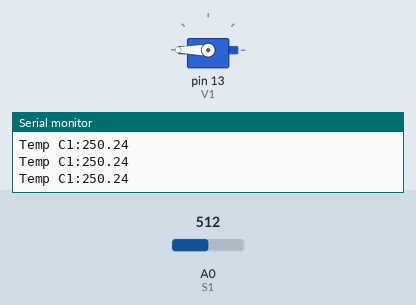
The sketch below on a simulated Arduino Uno, built with avr-gcc and run on an emulated ATmega328P. Shown: servo, the last lines printed to the serial monitor. Inputs (shaded band) come from the test bench; at power-on: A0 (S1) = 512.

Above: at 1.3 s.
1.4 s: A0 (S1) set to 55
2.9 s: A0 (S1) set to 47
At 3.7 s:
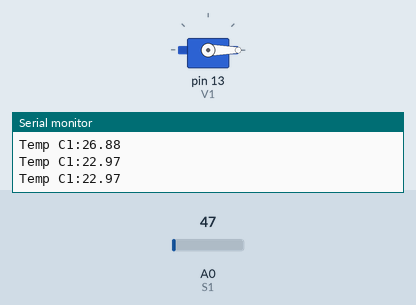
4.5 s: A0 (S1) set to 122
At 5.0 s:
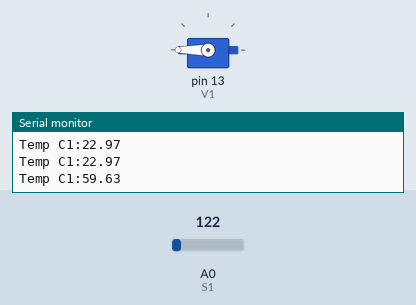
6.0 s: A0 (S1) set to 0
At 7.3 s:
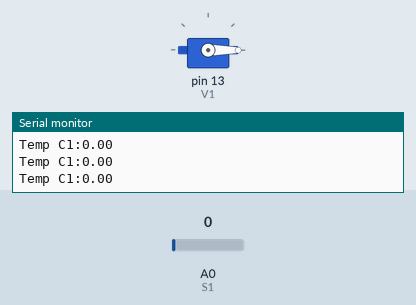
Timing chart, 0 to 8.5 s (numbered marks = the images above; inputs shaded):
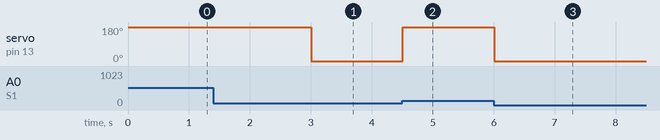

The sketch:

P8_sensor_motor.ino
```cpp
// activar los ductos del ventilador servomotor
// cuando la temp de un cuarto se encuenre por encima de los aceptada
// los ductos seran cerrados
#include<Servo.h>
Servo V1;

// son analogicos
int S1 = A0;

void setup() {

  V1.attach(13);
  Serial.begin(9600);

}
float tempS1;
float TempDeseadaC1 = 24;

void loop() {
  tempS1 = 5.0 * analogRead(S1) * 100.0 / 1023.0;

  Serial.println("Temp C1:" + String(tempS1) );


  if (tempS1 > TempDeseadaC1) {
    V1.write(180);
  } else {
    V1.write(0);
  }

  delay (500);
}
```

Measured:
- the behaviour switches between 50 and 49 on A0 (S1) (found by bisection; images 0 and 1)
- after the input at 2.9 s, servo on pin 13 (V1): 180° → 0° after 0.10 s
- after the input at 4.5 s, servo on pin 13 (V1): 0° → 180° at once
- after the input at 6.0 s, servo on pin 13 (V1): 180° → 0° at once
